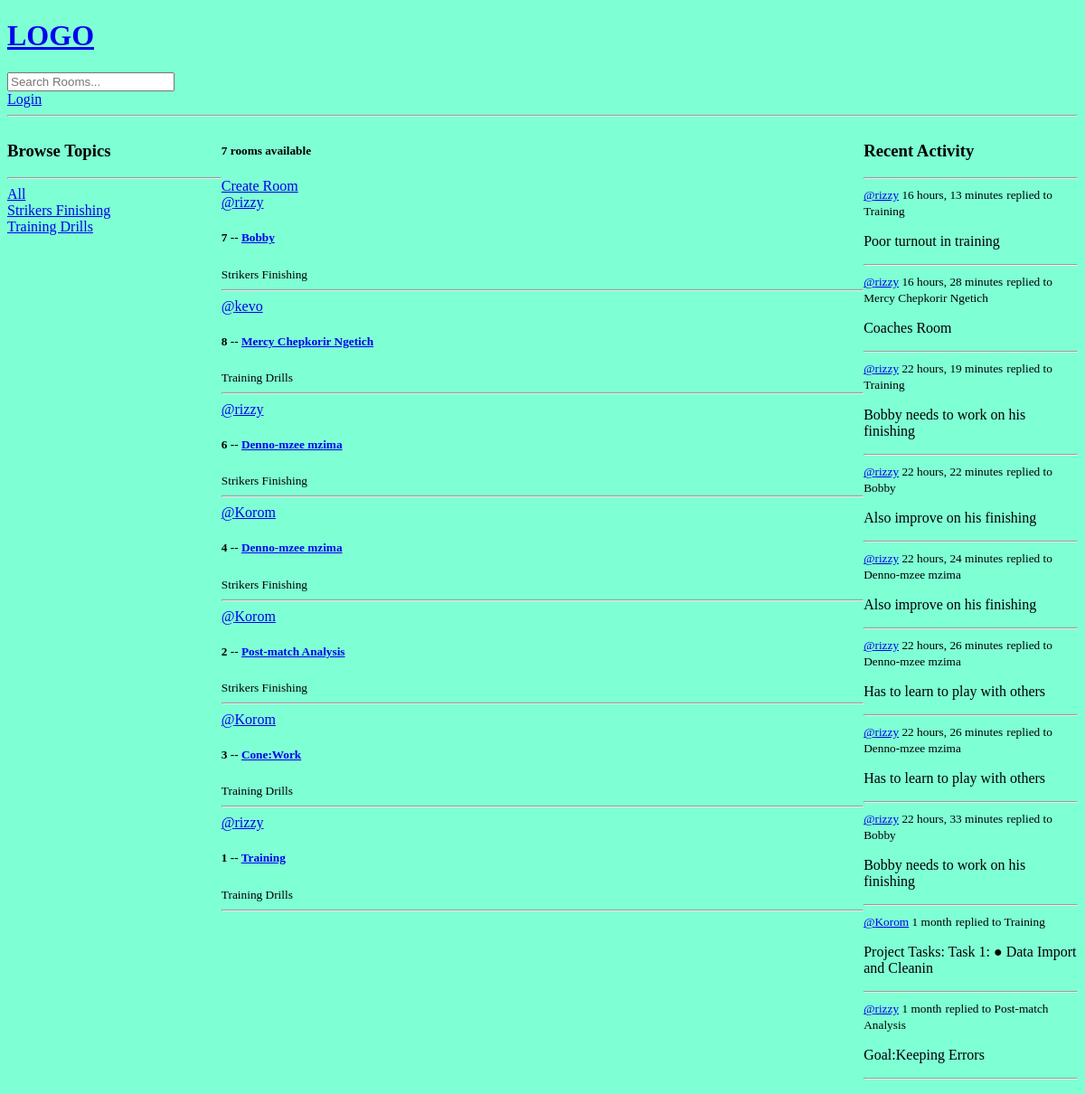
Before: / with the older database file.
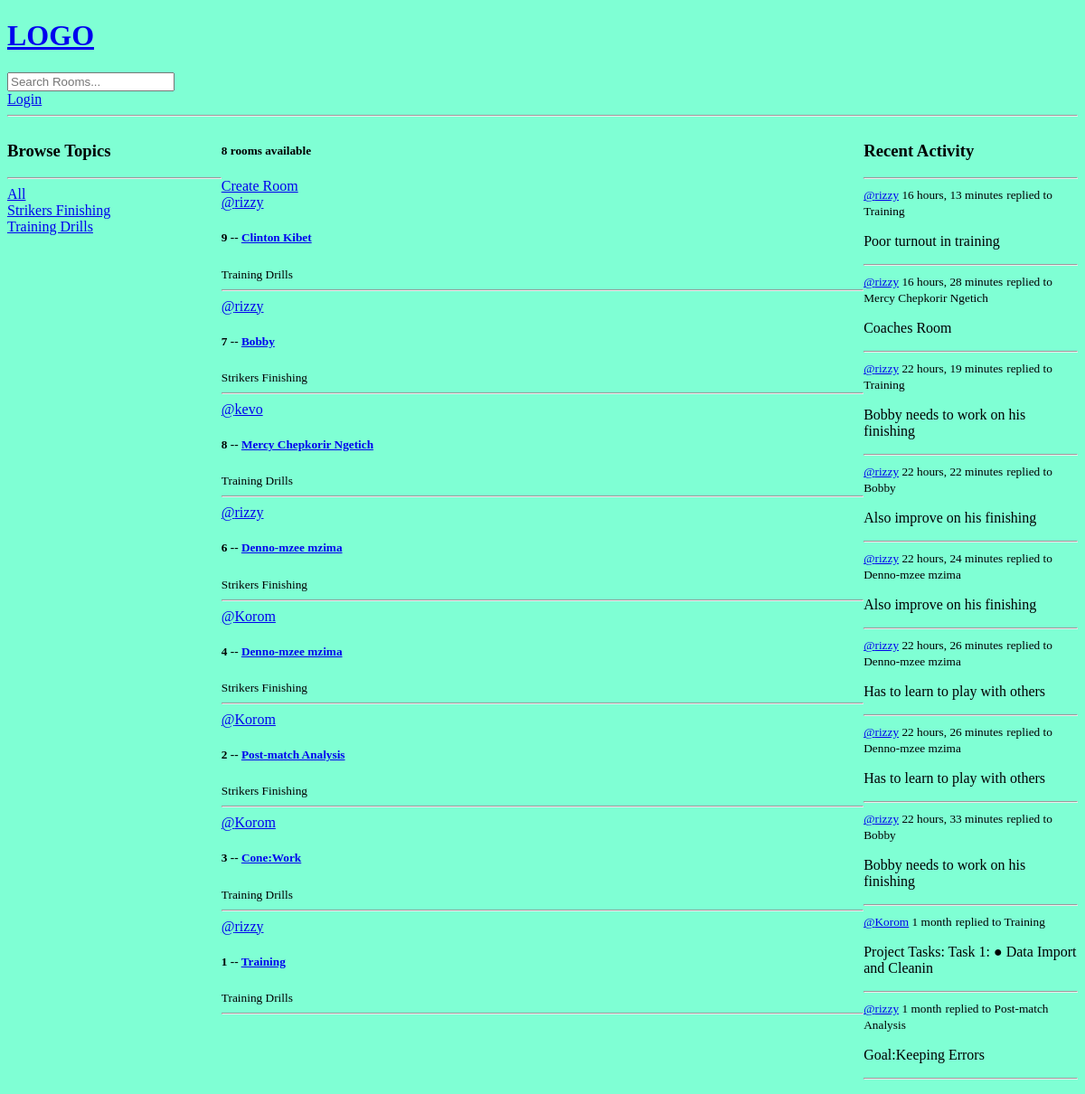
After: the same page with the newer database file.
### coachesroom/models.py (models this page shows, shortened)
class Topic(models.Model):
    name=models.CharField(max_length=200)

class Room(models.Model):
    host=models.ForeignKey(User, on_delete=models.SET_NULL,null=True)
    topic=models.ForeignKey(Topic, on_delete=models.SET_NULL,null=True)
    name=models.CharField(max_length=200)
    description=models.TextField(null=True,blank=True)
    participants=models.ManyToManyField(User, related_name='participants', blank=True)
    updated= models.DateTimeField(auto_now=True)
    created=models.DateTimeField(auto_now_add=True)
    class Meta:
        ordering=['-updated', '-created']
    def __str__(self):
        return self.name

class Message(models.Model):
    user= models.ForeignKey(User, on_delete=models.CASCADE)
    room = models.ForeignKey(Room, on_delete=models.CASCADE)
    body= models.TextField()
    updated= models.DateTimeField(auto_now=True)
    created=models.DateTimeField(auto_now_add=True)
    class Meta:
        ordering=['-updated', '-created']
    def __str__(self):
        return self.body[0:50]

### coachesroom/views.py (the view)
# urls.py: path('',views.home,name='Home'),
def home(request):
    q=request.GET.get('q') if request.GET.get('q') != None else ''
    rooms = Room.objects.filter(
        Q(topic__name__icontains=q)|
        Q(name__icontains=q)|
        Q(description__icontains=q)
        )
    topics=Topic.objects.all()
    room_count=rooms.count()
    room_messages=Message.objects.filter(Q(room__topic__name__icontains=q))
    context={'rooms':rooms,'topics':topics,'room_count':room_count,'room_messages':room_messages}
    return render(request,'coachesroom/homepage.html',context)

### coachesroom/templates/coachesroom/homepage.html (shortened to what this page needs)
{% include 'main.html'%}
{% block content%}
<div class="home-container">
    <div>
        {% include 'coachesroom/topics.html'%}
    </div>
    <div>
        <h5> {{room_count}} rooms available</h5>
        <a href="{% url 'create-room'%}">Create Room </a>
        {% include 'coachesroom/feed.html' %}
    </div>
    <div>
        {% include 'coachesroom/activity.html' %}
    </div>
</div>
{% endblock content%}

### coachesroom/templates/coachesroom/topics.html
<h3>Browse Topics</h3>
<hr>
<div>
    <a href="{% url 'Home' %}">All</a>
</div>
{% for topic in topics%}
<div>
    <a href="{% url 'Home' %}?q={{topic.name}}">{{topic.name}}</a>
</div>
{% endfor %}

### coachesroom/templates/coachesroom/feed.html (shortened to what this page needs)
<div>
    {% for room in rooms %}
    <div>
        <a href = "{% url 'user-profile' room.host.id %}">@{{room.host.username}}</a>
        <h5>
            {{room.id}} -- <a href = "{% url 'Room' room.id%}">{{room.name}}</a>
        </h5>
        <small>{{room.topic.name}}</small>
        <hr>
    </div>
    {% endfor %}
</div>

### coachesroom/templates/coachesroom/activity.html
<h3>Recent Activity</h3>
<hr>
{% for message in room_messages %}
    <div>
        <small><a href="{% url 'user-profile' message.user.id%}" >@{{message.user}}</a> {{message.created|timesince}}</small>
        <small>replied to {{message.room}}</small>
        <p>{{message}}</p>
        <hr>
    </div>
{% endfor %}

Changed rows visible on the page:
added Room: host.username "rizzy", id "9", name "Clinton Kibet", topic.name "Training Drills"
Other visible differences:
{{ room_count }}: "7" → "8"
